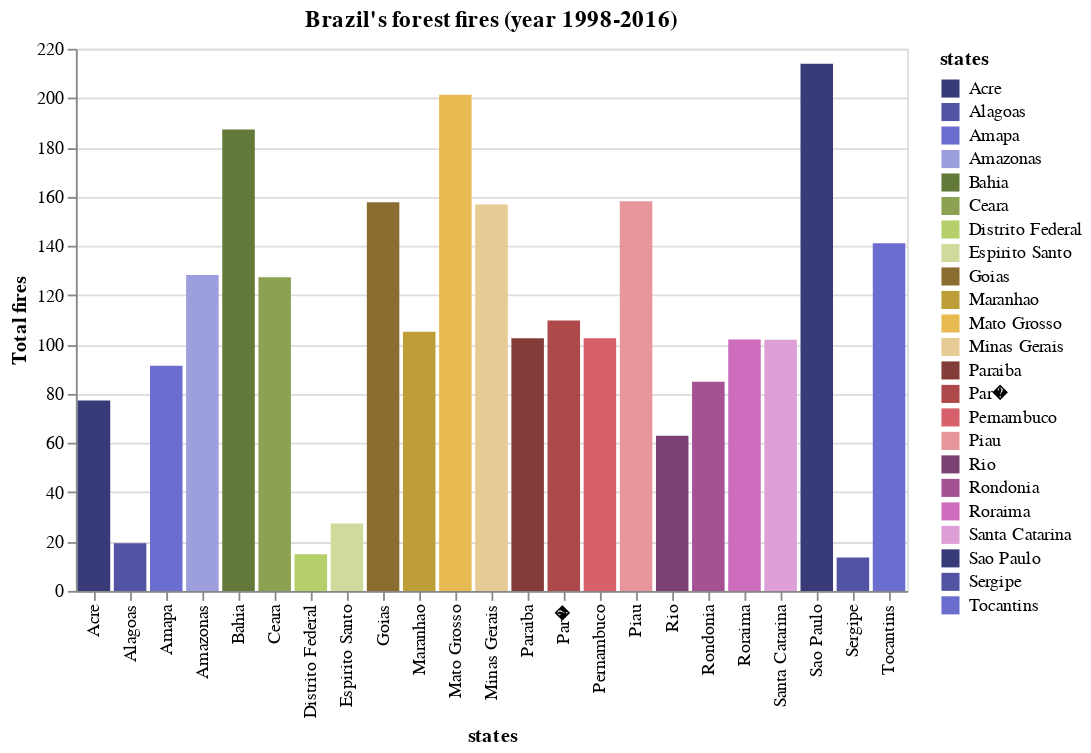

Notebook cell for this chart:
### Markdown cell above
Below contains a visual representation on how many times fires were recorded in Brazil. Keep in mind that we added all the fires regardless of the date.

### Code cell
alt.Chart(amountinplace, title="Brazil's forest fires (year 1998-2016)").mark_bar().encode(
    x="states",
    y="Total fires",
    color=alt.Color("states", scale=alt.Scale(scheme="category20b")),
    tooltip=["Total fires"]
)

### Figure 1 — Vega-Lite specification as saved in the notebook (floating-point values rounded to 4 significant figures)
{"config": {"view": {"continuousWidth": 400, "continuousHeight": 300}}, "data": {"name": "data-c9d0a33101df62c1b51ab2454ea56f9d"}, "mark": "bar", "encoding": {"color": {"field": "states", "scale": {"scheme": "category20b"}, "type": "nominal"}, "tooltip": [{"field": "Total fires", "type": "quantitative"}], "x": {"field": "states", "type": "nominal"}, "y": {"field": "Total fires", "type": "quantitative"}}, "title": "Brazil's forest fires (year 1998-2016)", "$schema": "https://vega.github.io/schema/vega-lite/v4.17.0.json", "datasets": {"data-c9d0a33101df62c1b51ab2454ea56f9d": [{"states": "Acre", "Total fires": 77.26}, {"states": "Alagoas", "Total fires": 19.35}, {"states": "Amapa", "Total fires": 91.35}, {"states": "Amazonas", "Total fires": 128.2}, {"states": "Bahia", "Total fires": 187.2}, {"states": "Ceara", "Total fires": 127.3}, {"states": "Distrito Federal", "Total fires": 14.9}, {"states": "Espirito Santo", "Total fires": 27.39}, {"states": "Goias", "Total fires": 157.7}, {"states": "Maranhao", "Total fires": 105.1}, {"states": "Mato Grosso", "Total fires": 201.4}, {"states": "Minas Gerais", "Total fires": 156.8}, {"states": "Par�", "Total fires": 109.7}, {"states": "Paraiba", "Total fires": 102.6}, {"states": "Pernambuco", "Total fires": 102.5}, {"states": "Piau", "Total fires": 158.2}, {"states": "Rio", "Total fires": 62.99}, {"states": "Rondonia", "Total fires": 84.88}, {"states": "Roraima", "Total fires": 102.0}, {"states": "Santa Catarina", "Total fires": 101.9}, {"states": "Sao Paulo", "Total fires": 213.9}, {"states": "Sergipe", "Total fires": 13.54}, {"states": "Tocantins", "Total fires": 141.0}]}}
